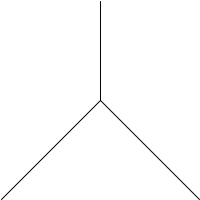
Frame 1 (no input)
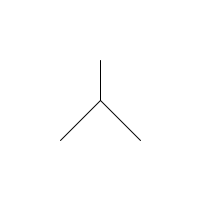
Frame 60 (the mouse pressed at the canvas centre just before this capture)
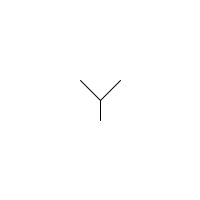
Frame 120 (the mouse held since frame 60 and released just before this capture)

The Processing sketch that drew these frames (run headless with seeded random() and noise(); from frame 60 on, the mouse is pressed at the canvas centre):

// Processing sketch: ejercicio1_2
// ── ejercicio1_2.pde
int y=100;
int p=0;
int z=200;
int r=100;

void setup() {
size(200,200);
background (255);
}
void draw ()
{
  
  background (255);

p= p+1;
z= z-1;

line (r,p,y,y);
line (p,z,y,y);
line(z,z,y,y); 

}
